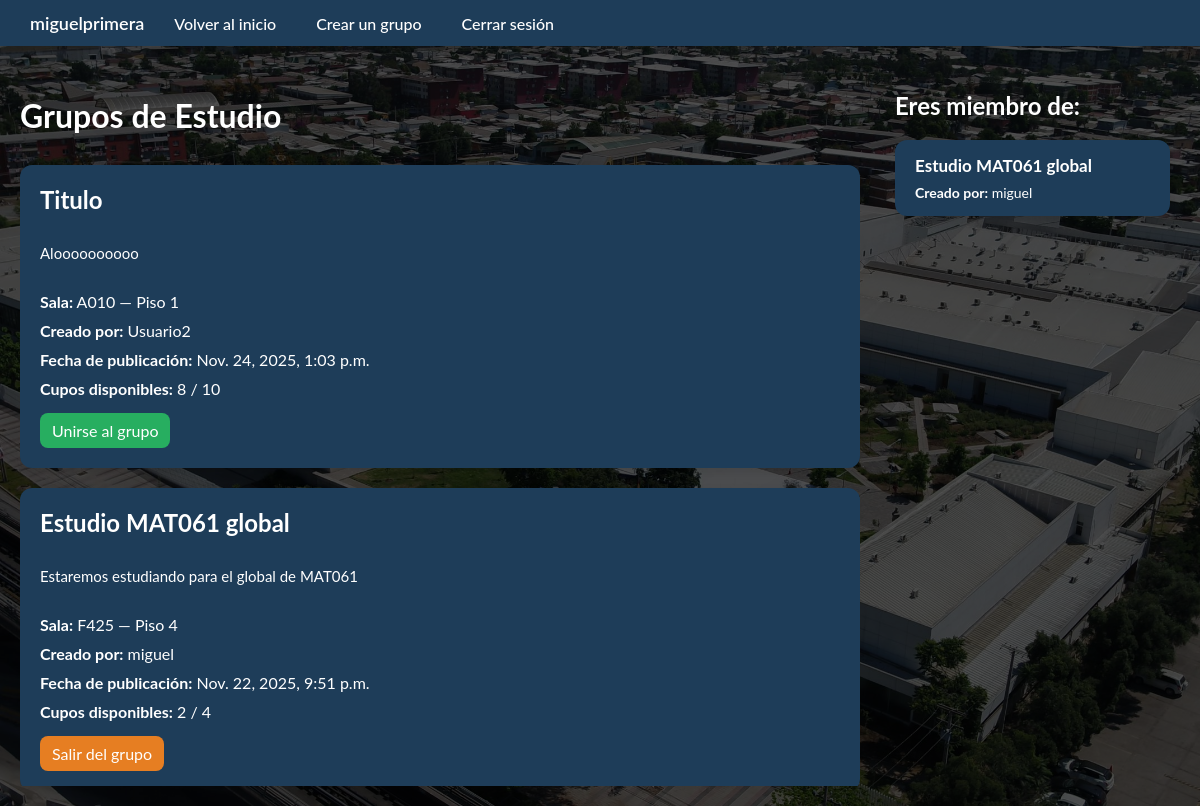
The page /grupos_publicados (signed in) on the database its author committed.
### myapp/models.py (models this page shows, shortened)
class Publicaciones(models.Model):
    titulo = models.CharField(max_length=100)
    contenido = models.TextField(max_length=700)
    sala = models.ForeignKey('Sala', on_delete=models.CASCADE, related_name='publicaciones')
    cupos_maximos = models.PositiveIntegerField(default=1)
    cupos_disponibles = models.PositiveIntegerField(editable=False)
    creador = models.ForeignKey(User, on_delete=models.CASCADE)
    fecha_creacion = models.DateTimeField(auto_now_add=True)

class Sala(models.Model):
    nombre = models.CharField(max_length=10)
    piso = models.ForeignKey(Piso, on_delete=models.CASCADE, related_name="salas")

class Piso(models.Model):
    numero = models.IntegerField(unique=True)

class UnionGrupo(models.Model):
    usuario = models.ForeignKey(User, on_delete=models.CASCADE)
    publicacion = models.ForeignKey(Publicaciones, on_delete=models.CASCADE, related_name='participantes')
    class Meta:
        unique_together = ('usuario', 'publicacion')

### myapp/views.py (the view)
# urls.py: path('grupos_publicados', views.grupos_publicados, name='grupos_publicados'),
@login_required(login_url='mensaje')
def grupos_publicados(request):
    publicaciones = Publicaciones.objects.all().order_by('-fecha_creacion')
    usuario = request.user
    grupos_unidos = UnionGrupo.objects.filter(usuario=usuario).values_list('publicacion_id', flat=True)
    unido = UnionGrupo.objects.filter(usuario=usuario)
    creados_id= Publicaciones.objects.filter(creador=usuario).values_list("id", flat=True)
    mis_grupos = {}
    for id in creados_id:
        members = UnionGrupo.objects.filter(publicacion_id=id)
        mis_grupos[Publicaciones.objects.filter(id=id).values_list('titulo',flat=True)[0]] = members
    return render(request, 'myapp/grupos_publicados.html', {
        'publicaciones': publicaciones,
        'grupos_unidos': grupos_unidos,
        'unido': unido,
        'creados_id': creados_id,
        'mis_grupos': mis_grupos,
    })

### myapp/templates/myapp/grupos_publicados.html (shortened to what this page needs)
{% extends "myapp/base.html" %}
{% load static %}
{% block content %}
<div style="
    display: flex;
    gap: 30px;
    width: 100%;
    padding: 20px;">
    <div class="scroll" style="
        flex: 3;
        overflow-y: auto;
        height: 90vh;">
        <h1 style="margin-bottom: 20px;
            color: white;
            margin-top: 30px;
            margin-bottom: 30px">
            Grupos de Estudio
        </h1>
        {% for pub in publicaciones %}
        <div style="
            background: #1E3D59;
            color: white;
            border-radius: 12px;
            padding: 20px;
            margin-bottom: 20px;
            box-shadow: 0 4px 10px rgba(0,0,0,0.1);
        ">
            <h2 style="
                margin-bottom: 10px;
                overflow-wrap: break-word;
                word-break: break-word;">
                {{ pub.titulo }}
            </h2>
            <p style="
                font-size: 15px;
                margin: 30px 0px;
                overflow-wrap: break-word;
                word-break: break-word;">
                {{ pub.contenido }}
            </p>
            <p style="margin-bottom: 10px">
                <strong>Sala:</strong> {{ pub.sala.nombre }} — Piso {{ pub.sala.piso.numero }}
            </p>
            <p style="margin-bottom: 10px">
                <strong>Creado por:</strong> {{ pub.creador }}
            </p>
            <p style="margin-bottom: 10px">
                <strong>Fecha de publicación:</strong> {{ pub.fecha_creacion }}
            </p>
            {% if pub.cupos_disponibles == 0 %}
                <p style="color: red;">
                    <strong>No hay cupos disponibles.</strong>
                </p>
            {% else %}
                <p>
                    <strong>Cupos disponibles:</strong>
                    {{ pub.cupos_disponibles }} / {{ pub.cupos_maximos }}
                </p>
            {% endif %}
            <div style="
                margin-top: 15px;
                display: flex;
                gap: 10px;">
                {% if user == pub.creador %}
                    <a href="{% url 'borrar_publicacion' pub.id %}"
                       style="background: #e74c3c; color: white; padding: 8px 12px;
                              border-radius: 8px; text-decoration: none;">
                        Borrar
                    </a>
                {% else %}
                    {% if pub.id in grupos_unidos %}
                        <a href="{% url 'salir_grupo' pub.id %}"
                           style="background: #e67e22; color: white; padding: 8px 12px;
                                  border-radius: 8px; text-decoration: none;">
                            Salir del grupo
                        </a>
                    {% elif pub.cupos_disponibles > 0 %}
                        <a href="{% url 'unirse_grupo' pub.id %}"
                           style="background: #27ae60; color: white; padding: 8px 12px;
                                  border-radius: 8px; text-decoration: none;">
                            Unirse al grupo
                        </a>
                    {% else %}
                        <button disabled
                                style="background: gray; color: white; padding: 8px 12px; border-radius: 8px;">
                            Sin cupos
                        </button>
                    {% endif %}
                {% endif %}
            </div>
        </div>
        {% empty %}
            <p class='mensaje' style="font-size: 50px;">Aún no hay grupos publicados.</p>
        {% endfor %}
    </div>
    <div style="
        flex: 1;
        padding: 0 5px;
        margin-top: 25px;"
        >
        {% if creados_id or unido %}
            {% if unido %}
            <h2 style="color: white; margin-bottom: 20px;">
            Eres miembro de:
            </h2>
            <div class="scroll" style="
                max-height: 30vh;
                overflow-y: auto;
                padding-right: 5px;
                margin-bottom: 25px;
            ">
                {% for grupo in unido %}
                    <div style="
                        background: #1E3D59;
                        color: white;
                        border-radius: 12px;
                        padding: 15px 20px;
                        margin-bottom: 20px;
                        box-shadow: 0 4px 10px rgba(0,0,0,0.1);
                    ">
                        <h3 style="
                            font-size: 17px;
                            margin-bottom: 8px;
                            overflow-wrap: break-word;">
                            {{ grupo.publicacion.titulo }}
                        </h3>
                        <p style="
                            font-size: 14px;
                            margin: 0;">
                            <strong>Creado por:</strong> {{ grupo.publicacion.creador.username }}
                        </p>
                    </div>
                {% endfor %}
            </div>
            {% endif %}
        {% else %}
        <p class='mensaje' style="font-size: 30px;">Aquí se verán tus grupos unidos y creados.</p>
        {% endif %}
    </div>
</div>
{% endblock %}

### myapp/templates/myapp/base.html (shortened to what this page needs)
{% load static %}
<!DOCTYPE html>
<html lang="es">
<head>
</head>
<body>
  <nav class="menu">
    <ul>
      <li>{{ user.username }}</li>
      <li><a href="{% url 'home' %}">Volver al inicio</a></li>
      <li><a href="{% url 'crear_publicacion' %}">Crear un grupo</a></li>
      <li><a href="{% url 'logout' %}">Cerrar sesión</a></li>
    </ul>
  </nav>
<div class="contenido-principal">
    {% block content %}
    {% endblock %}
</div>
</body>
</html>

### rows shown on the page
Publicaciones: titulo "Titulo", contenido "Aloooooooooo", sala.nombre "A010", sala.piso.numero "1", creador "Usuario2", fecha_creacion "Nov. 24, 2025, 1:03 p.m.", cupos_disponibles "8", cupos_maximos "10", shows "Unirse al grupo"
Publicaciones: titulo "Estudio MAT061 global", contenido "Estaremos estudiando para el global de MAT061", sala.nombre "F425", sala.piso.numero "4", creador "miguel", fecha_creacion "Nov. 22, 2025, 9:51 p.m.", cupos_disponibles "2", cupos_maximos "4", shows "Salir del grupo"
UnionGrupo: publicacion.titulo "Estudio MAT061 global", publicacion.creador.username "miguel"

### other values the page prints
{{ user.username }} "miguelprimera"
